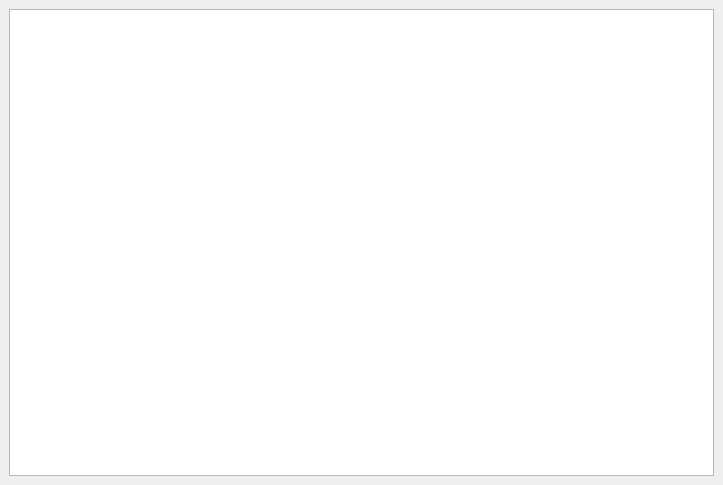
<?xml version="1.0" encoding="UTF-8"?>
<ui version="4.0">
 <class>JsonFormatWG</class>
 <widget class="QWidget" name="JsonFormatWG">
  <property name="geometry">
   <rect>
    <x>0</x>
    <y>0</y>
    <width>723</width>
    <height>485</height>
   </rect>
  </property>
  <property name="windowTitle">
   <string>Form</string>
  </property>
  <layout class="QVBoxLayout" name="verticalLayout">
   <property name="leftMargin">
    <number>0</number>
   </property>
   <property name="topMargin">
    <number>0</number>
   </property>
   <property name="rightMargin">
    <number>0</number>
   </property>
   <property name="bottomMargin">
    <number>0</number>
   </property>
   <item>
    <widget class="QStackedWidget" name="stackedWidget">
     <widget class="QWidget" name="treeViewWidget">
      <layout class="QVBoxLayout" name="treeViewLayout">
       <item>
        <widget class="QTreeView" name="treeView"/>
       </item>
      </layout>
     </widget>
     <widget class="QWidget" name="textViewWidget">
      <layout class="QVBoxLayout" name="textViewLayout">
       <item>
        <widget class="ZTextEditor" name="textView"/>
       </item>
      </layout>
     </widget>
    </widget>
   </item>
  </layout>
 </widget>
 <customwidgets>
  <customwidget>
   <class>ZTextEditor</class>
   <extends>QPlainTextEdit</extends>
   <header>common/ztexteditor.h</header>
  </customwidget>
 </customwidgets>
 <resources/>
 <connections/>
</ui>
